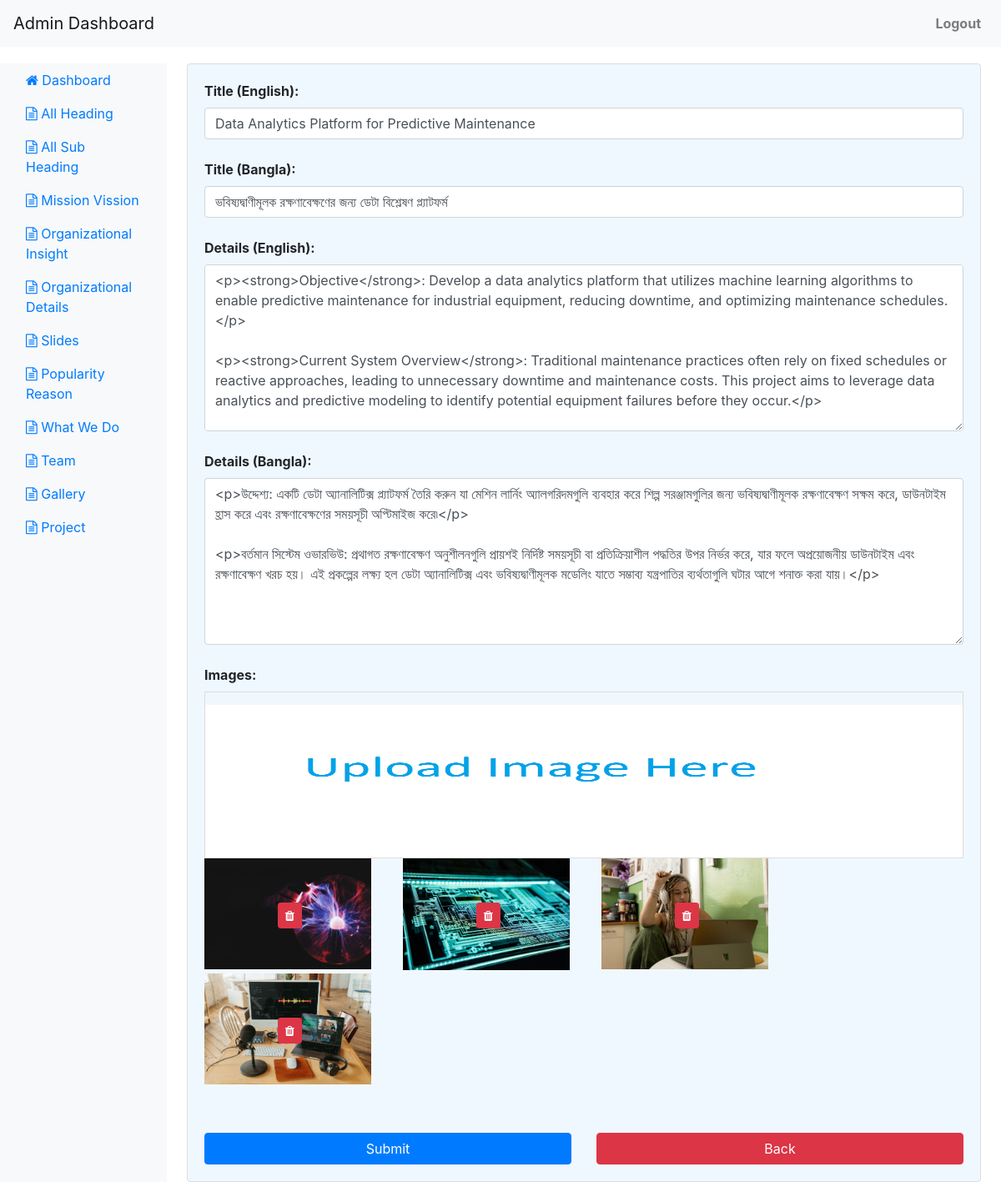
The page /project_edit.php?id=8 (signed in) on the database its author committed.
### tables this page shows
CREATE TABLE `our_projects_infos` (
  `id` int UNSIGNED NOT NULL,
  `title_en` varchar(255) DEFAULT NULL,
  `title_bn` varchar(255) DEFAULT NULL,
  `project_detail_en` longtext,
  `project_detail_bn` longtext
);

CREATE TABLE `our_projects_infos_file` (
  `id` int NOT NULL,
  `project_id` int DEFAULT NULL,
  `img` varchar(255) DEFAULT NULL
);

### config.php (called while the page is built, shortened)
<?php
$backUploadDemo = 'assets/';
?>

### project_edit.php (the view, shortened to what this page needs)
<?php
	include('config.php');
	$edit_id = isset($_GET['id']) ? $_GET['id'] : null;
	$get_data_col = null;
	if ($edit_id) {
		$get_edit_data_sql = "SELECT * FROM our_projects_infos WHERE id = '$edit_id'";
		$get_edit_data_result = $conn->query($get_edit_data_sql);
		if ($get_edit_data_result && $get_edit_data_result->num_rows > 0) {
			$get_data_col = $get_edit_data_result->fetch_assoc();
		} else {
			echo "Record not found!";
			exit();
		}
	}
?>
<!DOCTYPE html>
<html lang="en">
<head>
    <link rel="stylesheet" href="https://stackpath.bootstrapcdn.com/bootstrap/4.5.2/css/bootstrap.min.css">
	<link rel="stylesheet" href="https://cdnjs.cloudflare.com/ajax/libs/font-awesome/4.7.0/css/font-awesome.min.css">
</head>
<body>
<?php include('header.php');?>
<div class="container-fluid">
    <div class="row">
        <?php include('nav.php');?>
        <main role="main" class="col-md-9 ml-sm-auto col-lg-10 px-4">
			<form action="project_edit.php" method="post" enctype="multipart/form-data" style="border: 1px solid #ddd;padding: 20px;border-radius: 4px;background: aliceblue">
				<div class="row">
					<div class="col-md-12">
						<label for="title_en">Title (English):</label>
						<input type="text" class="form-control" id="title_en" name="title_en" value="<?php echo $get_data_col["title_en"];?>" required><br>
						<label for="title_bn">Title (Bangla):</label>
						<input type="text" class="form-control" id="title_bn" name="title_bn" value="<?php echo $get_data_col["title_bn"];?>" required><br>
						<label for="project_detail_en">Details (English):</label>
						<textarea class="form-control" id="project_detail_en" name="project_detail_en" required><?php echo $get_data_col["project_detail_en"];?></textarea><br>
						<label for="project_detail_bn">Details (Bangla):</label>
						<textarea class="form-control" id="project_detail_bn" name="project_detail_bn" required><?php echo $get_data_col["project_detail_bn"];?></textarea><br>
					</div>
					<div class="col-md-12">
						<label for="img">Images:</label>
						<div>
							<img id="myImage" src="<?php echo $backUploadDemo.'slide.png';?>" alt="Image" onclick="browseImage()">
						</div>
						<div id="imageContainer">
							<?php
								$image_data_sql = "SELECT * FROM our_projects_infos_file WHERE project_id = '$edit_id'";
								$image_data_sql_result = $conn->query($image_data_sql);
								foreach ($image_data_sql_result as $image_data_sql_result_row) {
							?>
								<div class="image-container">
									<button style="position: relative;right: 50%;" type="button" class="btn btn-danger btn-sm" onclick="deleteImage(<?php echo $image_data_sql_result_row["id"]; ?>)"><i class="fa fa-trash"></i></button>
								</div>
							<?php } ?>
						</div>
					</div>
					<div class="col-md-6">
						<br>
						<input type="submit" class="btn btn-primary btn-block" value="Submit">
					</div>
					<div class="col-md-6">
						<br>
						<a class="btn btn-danger btn-block" href="project.php">Back</a>
					</div>
				</div>
			</form>
        </main>
    </div>
</div>
</body>
</html>

### project_edit.php (style rules this page uses)
body { padding-top: 56px; }
.container-fluid { margin-top: 20px; }
textarea { height: 200px !important; }
#myImage { height: 200px; border: 1px solid #ddd; padding-top: 15px; width: 100%; }

### header.php (style rules this page uses)
label { font-weight: bold; }
.btn-primary { width: 100%; }
.image-container { position: relative; display: inline-block; cursor: pointer; }

### rows shown on the page
our_projects_infos: title_en "Data Analytics Platform for Predictive Maintenance", title_bn "ভবিষ্যদ্বাণীমূলক রক্ষণাবেক্ষণের জন্য ডেটা বিশ্লেষণ প্ল্যাটফর্ম", project_detail_en "<p><strong>Objective</strong>: Develop a data analytics platform that utilizes machine learning algorithms to enable predictive maintenance for industrial equipment, reducing downtime, and optimizing maintenance schedules.</p> <p><strong>Current System Overview</strong>: Traditional maintenance practices often rely on fixed schedules or reactive approaches, leading to unnecessary downtime and maintenance costs. This project aims to leverage data analytics and predictive modeling to identify potential equipment failures before they occur.</p>", project_detail_bn "<p>উদ্দেশ্য: একটি ডেটা অ্যানালিটিক্স প্ল্যাটফর্ম তৈরি করুন যা মেশিন লার্নিং অ্যালগরিদমগুলি ব্যবহার করে শিল্প সরঞ্জামগুলির জন্য ভবিষ্যদ্বাণীমূলক রক্ষণাবেক্ষণ সক্ষম করে, ডাউনটাইম হ্রাস করে এবং রক্ষণাবেক্ষণের সময়সূচী অপ্টিমাইজ করে৷</p> <p>বর্তমান সিস্টেম ওভারভিউ: প্রথাগত রক্ষণাবেক্ষণ অনুশীলনগুলি প্রায়শই নির্দিষ্ট সময়সূচী বা প্রতিক্রিয়াশীল পদ্ধতির উপর নির্ভর করে, যার ফলে অপ্রয়োজনীয় ডাউনটাইম এবং রক্ষণাবেক্ষণ খরচ হয়। এই প্রকল্পের লক্ষ্য হল ডেটা অ্যানালিটিক্স এবং ভবিষ্যদ্বাণীমূলক মডেলিং যাতে সম্ভাব্য যন্ত্রপাতির ব্যর্থতাগুলি ঘটার আগে শনাক্ত করা যায়।</p>"
